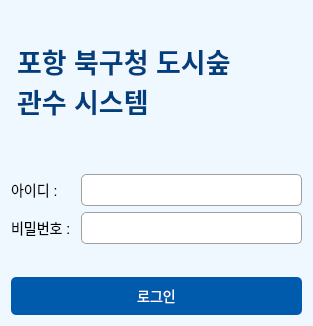
<?xml version="1.0" encoding="UTF-8"?>
<ui version="4.0">
 <class>LoginWindow</class>
 <widget class="QWidget" name="LoginWindow">
  <property name="geometry">
   <rect>
    <x>0</x>
    <y>0</y>
    <width>313</width>
    <height>326</height>
   </rect>
  </property>
  <property name="windowTitle">
   <string>Login</string>
  </property>
  <property name="styleSheet">
   <string notr="true">QWidget {
                background-color: #f0f8ff;  /* 아주 연한 파란색 */
                font-family: '맑은 고딕', 'Segoe UI', sans-serif;
                font-size: 14px;
            }

            QLabel#label_title {
                font-size: 22px;
                font-weight: bold;
                color: #003f7d;  /* 깊은 파란색 */
                qproperty-alignment: AlignHCenter;
                margin-top: 30px;
                margin-bottom: 20px;
            }

            QLineEdit {
                background-color: white;
                border: 1px solid #a0a0a0;
                border-radius: 5px;
                padding: 6px;
            }

            QLineEdit:focus {
                border: 2px solid #0077cc;
            }

            QPushButton#btn_login {
                background-color: #005bac;
                color: white;
                padding: 8px 12px;
                border: none;
                border-radius: 5px;
            }

            QPushButton#btn_login:hover {
                background-color: #004a94;
            }

            QPushButton#btn_login:pressed {
                background-color: #003366;
            }</string>
  </property>
  <layout class="QVBoxLayout" name="verticalLayout">
   <item>
    <widget class="QLabel" name="label_title">
     <property name="text">
      <string>&lt;html&gt;&lt;head/&gt;&lt;body&gt;&lt;p&gt;&lt;span style=&quot; font-size:20pt;&quot;&gt;포항 북구청 도시숲 &lt;br/&gt;관수 시스템&lt;/span&gt;&lt;/p&gt;&lt;/body&gt;&lt;/html&gt;</string>
     </property>
    </widget>
   </item>
   <item>
    <layout class="QFormLayout" name="formLayout">
     <property name="fieldGrowthPolicy">
      <enum>QFormLayout::AllNonFixedFieldsGrow</enum>
     </property>
     <property name="formAlignment">
      <set>Qt::AlignLeading|Qt::AlignLeft|Qt::AlignVCenter</set>
     </property>
     <item row="0" column="0">
      <widget class="QLabel" name="label_username">
       <property name="text">
        <string>아이디 : </string>
       </property>
      </widget>
     </item>
     <item row="0" column="1">
      <widget class="QLineEdit" name="input_username"/>
     </item>
     <item row="1" column="0">
      <widget class="QLabel" name="label_password">
       <property name="text">
        <string>비밀번호 : </string>
       </property>
      </widget>
     </item>
     <item row="1" column="1">
      <widget class="QLineEdit" name="input_password">
       <property name="echoMode">
        <enum>QLineEdit::Password</enum>
       </property>
      </widget>
     </item>
    </layout>
   </item>
   <item>
    <widget class="QPushButton" name="btn_login">
     <property name="text">
      <string>로그인</string>
     </property>
    </widget>
   </item>
  </layout>
 </widget>
 <resources/>
 <connections/>
</ui>
